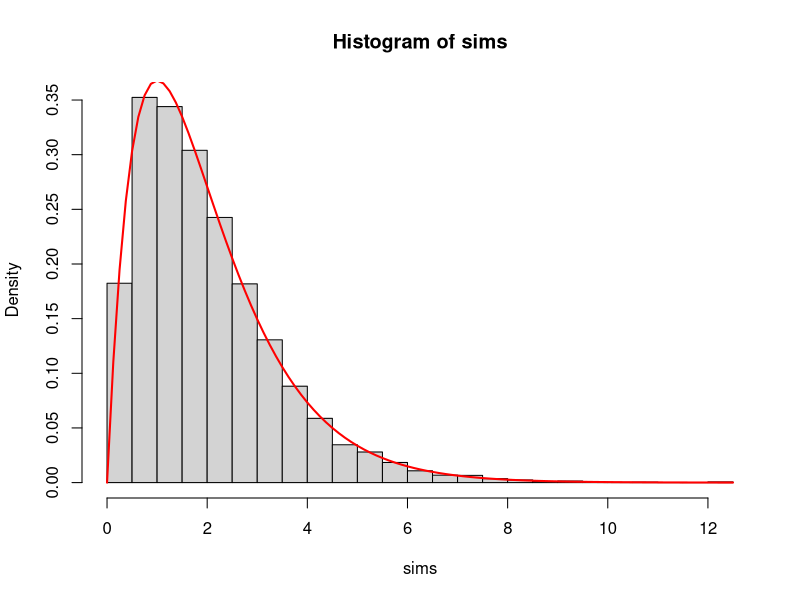
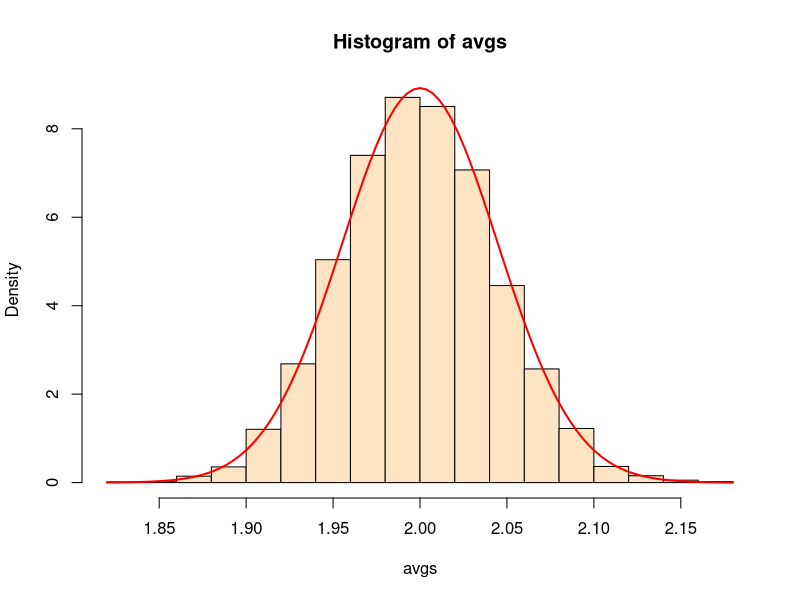

Generate these figures, in order, with R:
#parameters
#shape
alpha<-2
#rate
beta<-1

#first, I want to see what the histogram of the gamma 
#simulations looks like when its theoretical 
# density is superimposed
nsims<-10000
sims=rgamma(nsims, alpha, beta)
hist(sims, 25, prob=TRUE)
curve(dgamma(x,alpha,beta),add=TRUE, col="red",lwd=2)


#Central Limit Theorem
#first, I create a function which 
#draws a number of simulated values from the gamma and
#calculates their average
avg.gamma<-function(nsim, a, b){
  sims=rgamma(nsim, a, b)
  return(mean(sims))
}
#now, I replicate the above function nsim times
avgs<-replicate(nsims, avg.gamma(1000,alpha,beta))
#now, I draw a histogram of the above simulated averages
hist(avgs, 25, col="bisque", prob=TRUE)
#now, I look for the mean and standard deviation of the 
#normal distribution with which we approximate 
#using the theoretical mean of the gamma dist'n
mu=alpha/beta
#using the theoretical standard deviation 
#of the gamma dist'n
sigma=sqrt(alpha)/beta
#now, drawing the density curve for 
#the normal distribution
curve(dnorm(x, mu, sigma/sqrt(1000)), add=TRUE, 
      col="red", lwd=2)
